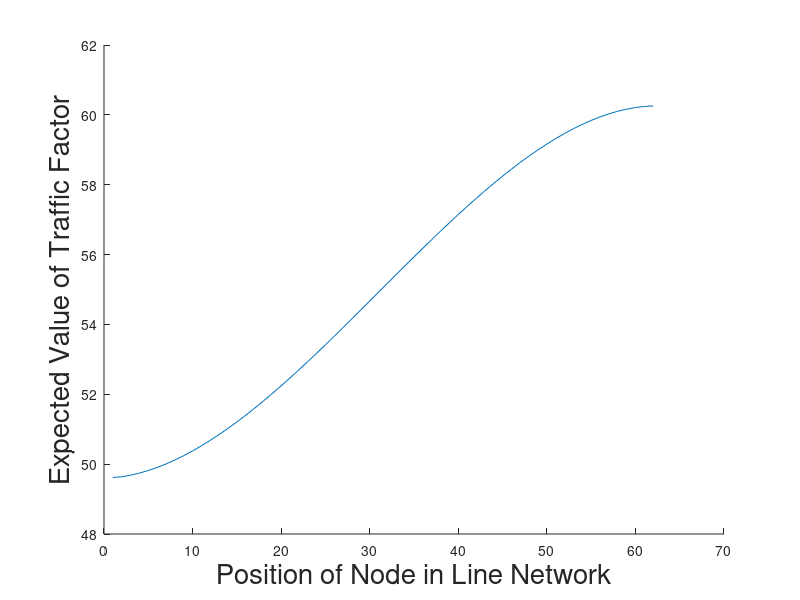

Reproduce this figure in MATLAB.
clear;
font_size = 20;

num_nodes = 125;
N = num_nodes;
x = 1:num_nodes;
i_set = 1:62;
exp_TF = zeros(1,length(i_set));

hold on;
for i=i_set
    pdf_TF = zeros(1, length(num_nodes));

    % mu(x) = -0.016x^2 + 2x - 2
    % sigma(x) = -0.0011x^2 + 0.128x + 1.42
    % normpdf( x_vals, mu, sigma )

    x_1 = i;
    mu_1 = -0.016*x_1^2 + 2*x_1 - 2;
    sigma_1 = -0.0011*x_1^2 + 0.128*x_1 + 1.42;
    pdf_TF = pdf_TF + (i/N)*normpdf(x,mu_1,sigma_1);

    for k=i:(N/2-1)
        x_2 = k;
        mu_2 = -0.016*x_2^2 + 2*x_2 - 2;
        sigma_2 = -0.0011*x_2^2 + 0.128*x_2 + 1.42;
        pdf_TF = pdf_TF + ((1/2-i/N)/(N/2-i))*normpdf(x,mu_2,sigma_2);
    end

    x_3 = N/2;
    mu_3 = -0.016*x_3^2 + 2*x_3 - 2;
    sigma_3 = -0.0011*x_3^2 + 0.128*x_3 + 1.42;
    pdf_TF = pdf_TF + (1/2)*normpdf(x,mu_3,sigma_3);
    
    exp_TF(i_set==i) = sum(x.*pdf_TF);
end

plot(i_set, exp_TF);
%title('Expected Value of TF for Selected Nodes in Line Network', 'FontSize',font_size);
xlabel('Position of Node in Line Network', 'FontSize',font_size);
ylabel('Expected Value of Traffic Factor', 'FontSize',font_size);

% t = cellstr(num2str(i_set', 'Node %i'));
% h_legend = legend(t{:});
% set(h_legend,'FontSize',14);

saveas(gcf, sprintf('./TF_figures/EV_TF_line_net_%i.pdf',num_nodes));